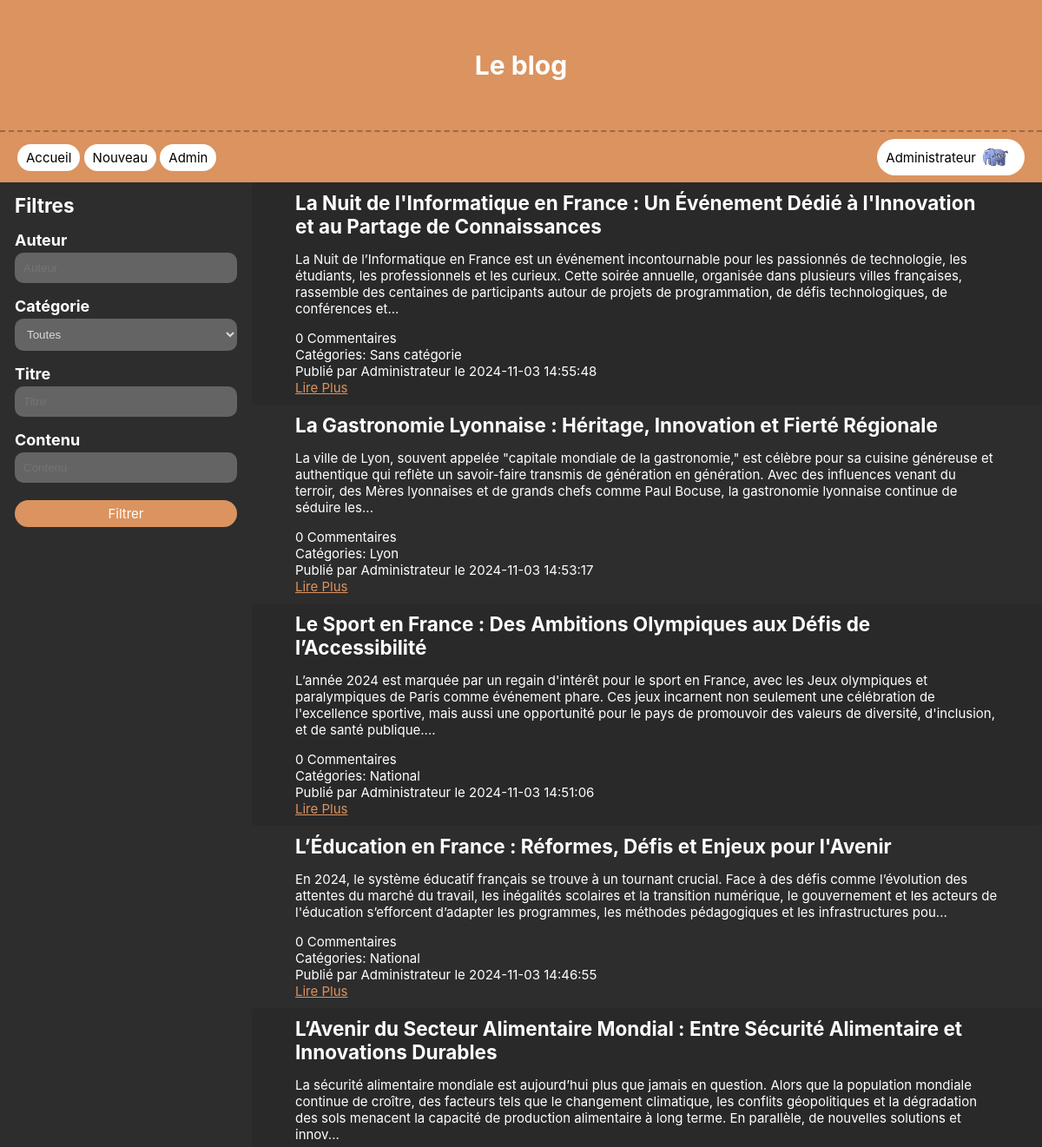
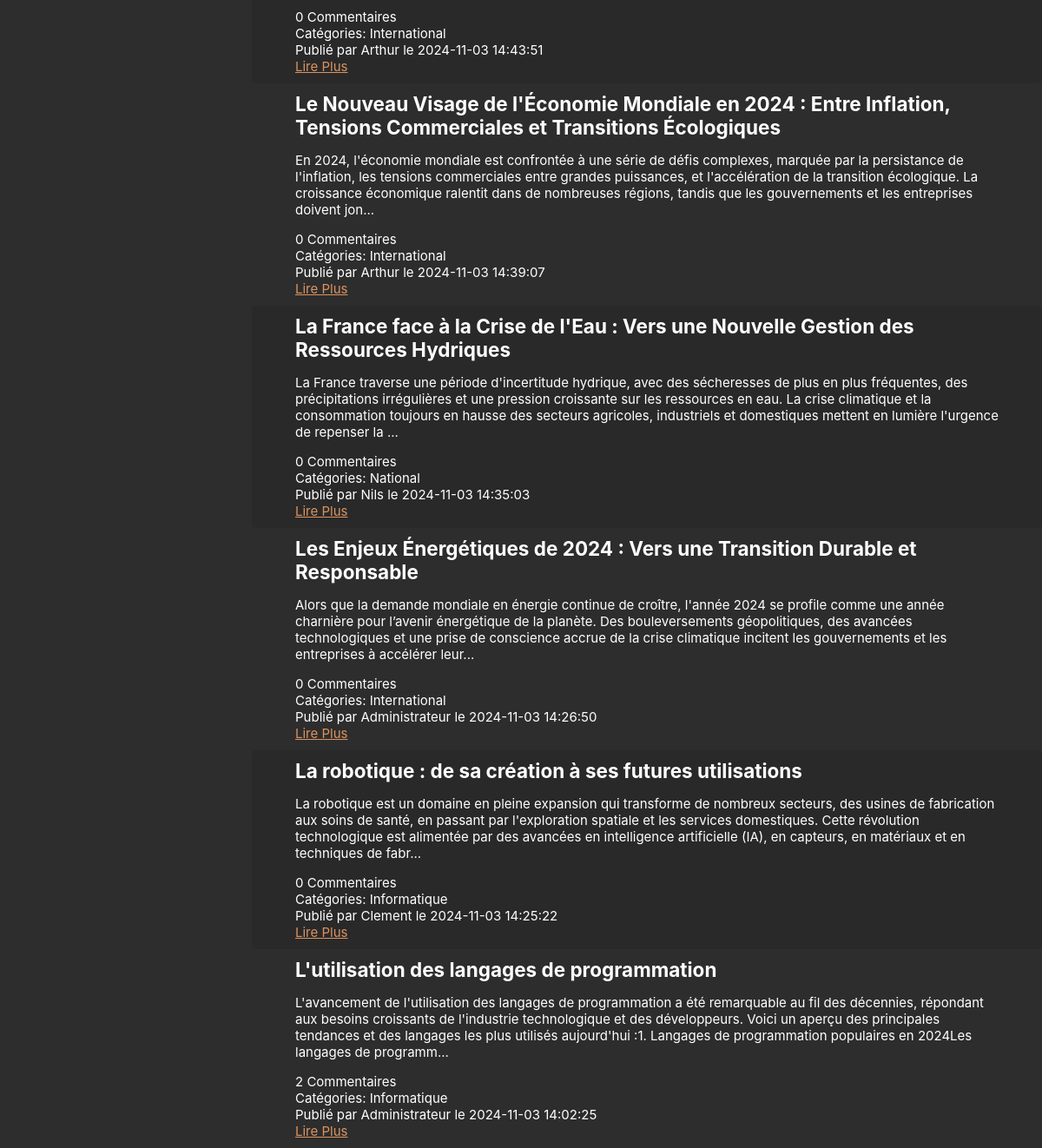
/code/index.php (signed in), run on the app's committed database (2 pictures, top to bottom).
### tables this page shows
CREATE TABLE IF NOT EXISTS `users` (
  `id` int NOT NULL AUTO_INCREMENT,
  `email` text NOT NULL,
  `username` text NOT NULL,
  `password` text NOT NULL,
  `avatar_url` text NOT NULL,
  `admin` tinyint(1) NOT NULL DEFAULT '0',
  PRIMARY KEY (`id`)
);

CREATE TABLE IF NOT EXISTS `articles` (
  `id` int NOT NULL AUTO_INCREMENT,
  `title` text NOT NULL,
  `content` text NOT NULL,
  `author_id` int NOT NULL,
  `created_at` datetime NOT NULL DEFAULT CURRENT_TIMESTAMP,
  `updated_at` datetime NOT NULL DEFAULT CURRENT_TIMESTAMP,
  PRIMARY KEY (`id`),
  KEY `author_id` (`author_id`)
);

CREATE TABLE IF NOT EXISTS `categories` (
  `id` int NOT NULL AUTO_INCREMENT,
  `name` text NOT NULL,
  PRIMARY KEY (`id`)
);

### code/includes/User.php (called while the page is built, shortened)
<?php
class User {
    private string $username;
    private string $avatar_url;
    function __construct(int $id, string $username, string $email, string $password, string $avatar_url, bool $admin) {
        $this->username = $username;
        $this->avatar_url = $avatar_url;
    }
    public function getUsername(): string {
        return $this->username;
    }
    public function getAvatarUrl(): string {
        return $this->avatar_url;
    }
    public static function findById(int $id): ?User {
        try {
            $conn = get_bdd_connection();
            $stmt = $conn->prepare('SELECT * FROM users where id = ?');
            $stmt->execute([$id]);
            $user = $stmt->fetch();
            if ($user) {
                return new User($user['id'], $user['username'], $user['email'], $user['password'], $user['avatar_url'], $user['admin']);
            }
            throw new UserNotFoundException("L'utilisateur $id n'existe pas");
        } catch (PDOException $e) {
            throw new DatabaseException("Erreur lors de la requête à la base de données", 0, $e);
        }
    }
}

### code/includes/Article.php (called while the page is built, shortened)
<?php
require_once 'Category.php';
class Article {
    private int $id;
    private string $title;
    private string $content;
    private User $author;
    private string $updated_at;
    private array $comments;
    private array $categories;
    function __construct(int $id, string $title, string $content, User $author, string $created_at, string $updated_at) {
        $this->id = $id;
        $this->title = $title;
        $this->content = $content;
        $this->author = $author;
        $this->updated_at = $updated_at;
        try {
            $conn = get_bdd_connection();
            $stmt = $conn->prepare('SELECT * FROM comments where article_id = ?');
            $stmt->execute([$this->getId()]);
            $comments = $stmt->fetchAll();
            $comments_array = array();
            foreach ($comments as $comment) {
                $comments_array[] = new Comment($comment['id'], User::findById($comment['author_id']), $comment['content'], $this, $comment['created_at'], $comment['updated_at']);
            }
            $this->comments = $comments_array;
        } catch (UserNotFoundException $e) {
            throw new UserNotFoundException("Un des auteurs d'un des commentaires n'existe pas", 0, $e);
        } catch (PDOException $e) {
            throw new DatabaseException("Erreur lors de la requête à la base de données", 0, $e);
        }
        try {
            $conn = get_bdd_connection();
            $stmt = $conn->prepare('SELECT c.* FROM `article_categories` ac JOIN categories c on ac.category_id = c.id where article_id = ?');
            $stmt->execute([$this->getId()]);
            $categories = $stmt->fetchAll();
            $categories_array = array();
            foreach ($categories as $category) {
                $categories_array[] = new Category($category['id'], $category['name']);
            }
            $this->categories = $categories_array;
        } catch (PDOException $e) {
            throw new DatabaseException("Erreur lors de la requête à la base de données", 0, $e);
        }
    }
    public function getId(): int {
        return $this->id;
    }
    public function getAuthor(): User {
        return $this->author;
    }
    public function getUpdatedAt(): string {
        return $this->updated_at;
    }
    public function getContent(): string {
        return $this->content;
    }
    public function getTitle(): string {
        return $this->title;
    }
    public function getComments(): array {
        return $this->comments;
    }
    public function getCategories(): array {
        return $this->categories;
    }
    public static function filter(array $values_to_filter, int $page = 1): array {
        $sql = 'SELECT *, a.id as article_id FROM articles a
            JOIN users u ON a.author_id = u.id ';
        $params = [];
        if (!empty($values_to_filter['categorie'])) {
            $sql .= 'JOIN article_categories ac ON a.id = ac.article_id
                    JOIN categories c ON ac.category_id = c.id WHERE 1=1';
            $sql .= ' AND c.id = :categorie';
            $params[':categorie'] = $values_to_filter['categorie'];
        } else {
            $sql .= ' WHERE 1=1';
        }
        $limit = intval(20);
        $offset  = intval(($page - 1) * $limit);
        $sql .= " ORDER BY a.created_at DESC LIMIT $limit OFFSET $offset";
        try {
            $conn = get_bdd_connection();
            $stmt = $conn->prepare($sql);
            $stmt->execute($params);
            $articles = $stmt->fetchAll();
            $articles_obj = array();
            foreach ($articles as $article) {
                $articles_obj[] = new Article($article['article_id'], $article['title'], $article['content'], User::findById($article['author_id']), $article['created_at'], $article['updated_at']);
            }
            return $articles_obj;
        } catch (PDOException $e) {
            throw new DatabaseException("Erreur lors de la requête à la base de données", 0, $e);
        } catch (UserNotFoundException $e) {
            throw new UserNotFoundException("L'auteur d'un des articles n'existe pas", 0, $e);
        }
    }
}

### code/includes/Category.php (called while the page is built, shortened)
<?php
class Category {
    private string $name;
    function __construct(int $id, string $name) {
        $this->name = $name;
    }
    public function getName(): string {
        return $this->name;
    }
}

### code/index.php (the view, shortened to what this page needs)
<?php
require_once "includes/Category.php";
require_once "includes/Article.php";
$articles = [];
try {
    $articles = Article::filter($_POST, 1);
} catch (DatabaseException|UserNotFoundException $e) {
    echo $e->getMessage();
    var_dump($e->getPrevious());
}
?>
<!DOCTYPE html>
<html lang="fr">
<head>
    <link rel="stylesheet" href="res/css/style.css">
</head>
<body>
<header>
    <h1>Le blog</h1>
</header>
<?php require_once "includes/header.php"; ?>
<main class="home">
    <form method="POST" class="filters">
        <h2><label>Filtres<input type="checkbox" class="toggle_filters"></label></h2>
        <label>
            <span>Auteur</span>
            <input type="text" name="auteur" placeholder="Auteur">
        </label>
        <label>
            <span>Catégorie</span>
            <select name="categorie">
                <option value="">Toutes</option>
            </select>
        </label>
        <label>
            <span>Titre</span>
            <input type="text" name="titre" placeholder="Titre">
        </label>
        <label>
            <span>Contenu</span>
            <input type="text" name="contenu" placeholder="Contenu">
        </label>
        <input type="submit" value="Filtrer">
    </form>
    <div class="articles">
        <?php foreach ($articles as $article): ?>
            <article>
                <div class="preview">
                    <h2><?= htmlspecialchars($article->getTitle()) ?></h2>
                    <p><?= substr(strip_tags($article->getContent()), 0, 350) ?>...</p>
                    <span><?= count($article->getComments()) ?> Commentaire<?= count($article->getComments()) != 1 ? 's' : '' ?></span>
                    <span>Catégories: <?php foreach ($article->getCategories() as $category) { echo $category->getName().' ';} ?></span>
                    <span>Publié par <?= htmlspecialchars($article->getAuthor()->getUsername()) ?> le <?= $article->getUpdatedAt() ?></span>
                    <a href="show_article.php?id=<?= $article->getId() ?>">Lire Plus</a>
                </div>
            </article>
        <?php endforeach; ?>
    </div>
</main>
</body>
</html>

### code/includes/header.php (shortened to what this page needs)
<?php
require_once 'User.php';
if (is_connected()) {
    try {
        $user = User::findById($_SESSION['user_id'] ?? null);
        $username = htmlspecialchars($user->getUsername());
        $avatar_url = $user->getAvatarUrl();
    } catch (DatabaseException $e) {
        var_dump($e->getMessage());
    } catch (UserNotFoundException $e) {}
}
if (empty($__PAGE_PREFIX)) {
    $__PAGE_PREFIX = './';
}
?>
<nav>
    <div class="left">
        <a class="button" href="<?= $__PAGE_PREFIX ?>">Accueil</a>
        <a class="button" href="<?= $__PAGE_PREFIX ?>create_article.php">Nouveau</a>
        <a class="button" href="<?= $__PAGE_PREFIX ?>admin/">Admin</a>
    </div>
    <div class="right">
        <a href="<?= $__PAGE_PREFIX ?>account.php" class="button">
            <?= $username ?? 'Se connecter' ?>
            <img src="<?= $__PAGE_PREFIX.($avatar_url ?? 'res/img/login.png') ?>" alt="<?= $username ?? 'Default' ?>'s avatar">
        </a>
    </div>
</nav>

### code/res/css/style.css (style rules this page uses)
html, body { font-family: "Inter", sans-serif; font-size: 15px; margin: 0; height: 100%; }
body { display: flex; flex-direction: column; background-color: #2D2D2D; color: white; }
nav { background: #DB935F; display: flex; justify-content: space-between; align-items: center; min-height: 50px; padding: 4px 20px; overflow: hidden; }
nav .left { overflow: hidden; display: inline-block; white-space: nowrap; }
nav a.button { background-color: white; color: black; }
nav a.button img { height: 30px; width: 30px; border-radius: 100%; object-fit: cover; }
nav a.button img:first-child { margin-right: 8px; }
nav a.button img:last-child { margin-left: 8px; }
header { background: #DB935F; color: white; display: flex; justify-content: center; align-items: center; min-height: 150px; border-bottom: 2px dashed #9f6943; }
main { flex: 1; display: flex; padding: 0 20px; }
main.home { padding: 0; }
main.home .filters { width: 280px; padding: 5px; }
main.home .filters label { display: flex; padding: 8px 12px; }
main.home .filters label > * { flex: 10; width: 100%; }
main.home .filters label span { flex: 6; }
main.home .filters label input { box-sizing: border-box; }
main.home .filters input[type=submit] { width: calc(100% - 24px); margin: 12px; box-sizing: border-box; }
main.home .articles { flex: 1; }
main.home .articles article { flex: 1; display: flex; gap: 15px; padding: 10px 50px; background-color: #2D2D2D; border-radius: 5px; }
main.home .articles article:nth-child(2n-1) { background-color: #292929; }
main.home .articles article .preview { display: flex; flex-direction: column; justify-content: space-evenly; }
a.button, input.button, button.button, input[type=submit] { border: none; margin: 0; width: auto; overflow: visible; font: inherit; line-height: normal; -webkit-font-smoothing: inherit; -moz-osx-font-smoothing: inherit; -webkit-appearance: none; border-radius: 100px; background-color: #db935f; padding: 6px 10px; text-decoration: none; color: white; }
a { color: #db935f; }
a.button { display: inline-flex; align-items: center; justify-content: center; }
h1, h2, h3, h4, h5, h6 { margin: 0; }
label { display: flex; flex-direction: column; gap: 4px; }
label span { font-weight: bold; font-size: larger; }
input, textarea, select { padding: 10px; border-radius: 10px; border: none; background-color: #646464; color: #D9D9D9; }

### data on the page
users: username "Administrateur", avatar_url (picture)
articles: title "La Nuit de l'Informatique en France : Un Événement Dédié à l'Innovation et au Partage de Connaissances", content "La Nuit de l’Informatique en France est un événement incontournable pour les passionnés de technologie, les étudiants, les professionnels et les curieux. Cette soirée annuelle, organisée dans plusieurs villes françaises, rassemble des centaines de participants autour de projets de programmation, de défis technologiques, de conférences et", count($article->getComments()) "0", author.username "Administrateur", updated_at "2024-11-03 14:55:48"
categories: name "Sans catégorie"
articles: title "La Gastronomie Lyonnaise : Héritage, Innovation et Fierté Régionale", content "La ville de Lyon, souvent appelée \"capitale mondiale de la gastronomie,\" est célèbre pour sa cuisine généreuse et authentique qui reflète un savoir-faire transmis de génération en génération. Avec des influences venant du terroir, des Mères lyonnaises et de grands chefs comme Paul Bocuse, la gastronomie lyonnaise continue de séduire les", count($article->getComments()) "0", author.username "Administrateur", updated_at "2024-11-03 14:53:17"
categories: name "Lyon"
articles: title "Le Sport en France : Des Ambitions Olympiques aux Défis de l’Accessibilité", content "L’année 2024 est marquée par un regain d'intérêt pour le sport en France, avec les Jeux olympiques et paralympiques de Paris comme événement phare. Ces jeux incarnent non seulement une célébration de l'excellence sportive, mais aussi une opportunité pour le pays de promouvoir des valeurs de diversité, d'inclusion, et de santé publique.", count($article->getComments()) "0", author.username "Administrateur", updated_at "2024-11-03 14:51:06"
categories: name "National"
articles: title "L’Éducation en France : Réformes, Défis et Enjeux pour l'Avenir", content "En 2024, le système éducatif français se trouve à un tournant crucial. Face à des défis comme l’évolution des attentes du marché du travail, les inégalités scolaires et la transition numérique, le gouvernement et les acteurs de l'éducation s’efforcent d’adapter les programmes, les méthodes pédagogiques et les infrastructures pou", count($article->getComments()) "0", author.username "Administrateur", updated_at "2024-11-03 14:46:55"
articles: title "L’Avenir du Secteur Alimentaire Mondial : Entre Sécurité Alimentaire et Innovations Durables", content "La sécurité alimentaire mondiale est aujourd’hui plus que jamais en question. Alors que la population mondiale continue de croître, des facteurs tels que le changement climatique, les conflits géopolitiques et la dégradation des sols menacent la capacité de production alimentaire à long terme. En parallèle, de nouvelles solutions et innov", count($article->getComments()) "0", author.username "Arthur", updated_at "2024-11-03 14:43:51"
categories: name "International"
articles: title "Le Nouveau Visage de l'Économie Mondiale en 2024 : Entre Inflation, Tensions Commerciales et Transitions Écologiques", content "En 2024, l'économie mondiale est confrontée à une série de défis complexes, marquée par la persistance de l'inflation, les tensions commerciales entre grandes puissances, et l'accélération de la transition écologique. La croissance économique ralentit dans de nombreuses régions, tandis que les gouvernements et les entreprises doivent jon", count($article->getComments()) "0", author.username "Arthur", updated_at "2024-11-03 14:39:07"
articles: title "La France face à la Crise de l'Eau : Vers une Nouvelle Gestion des Ressources Hydriques", content "La France traverse une période d'incertitude hydrique, avec des sécheresses de plus en plus fréquentes, des précipitations irrégulières et une pression croissante sur les ressources en eau. La crise climatique et la consommation toujours en hausse des secteurs agricoles, industriels et domestiques mettent en lumière l'urgence de repenser la", count($article->getComments()) "0", author.username "Nils", updated_at "2024-11-03 14:35:03"
articles: title "Les Enjeux Énergétiques de 2024 : Vers une Transition Durable et Responsable", content "Alors que la demande mondiale en énergie continue de croître, l'année 2024 se profile comme une année charnière pour l’avenir énergétique de la planète. Des bouleversements géopolitiques, des avancées technologiques et une prise de conscience accrue de la crise climatique incitent les gouvernements et les entreprises à accélérer leur", count($article->getComments()) "0", author.username "Administrateur", updated_at "2024-11-03 14:26:50"
articles: title "La robotique : de sa création à ses futures utilisations", content "La robotique est un domaine en pleine expansion qui transforme de nombreux secteurs, des usines de fabrication aux soins de santé, en passant par l'exploration spatiale et les services domestiques. Cette révolution technologique est alimentée par des avancées en intelligence artificielle (IA), en capteurs, en matériaux et en techniques de fabr", count($article->getComments()) "0", author.username "Clement", updated_at "2024-11-03 14:25:22"
categories: name "Informatique"
articles: title "L'utilisation des langages de programmation", content "L'avancement de l'utilisation des langages de programmation a été remarquable au fil des décennies, répondant aux besoins croissants de l'industrie technologique et des développeurs. Voici un aperçu des principales tendances et des langages les plus utilisés aujourd'hui :1. Langages de programmation populaires en 2024Les langages de programm", count($article->getComments()) "2", author.username "Administrateur", updated_at "2024-11-03 14:02:25"
